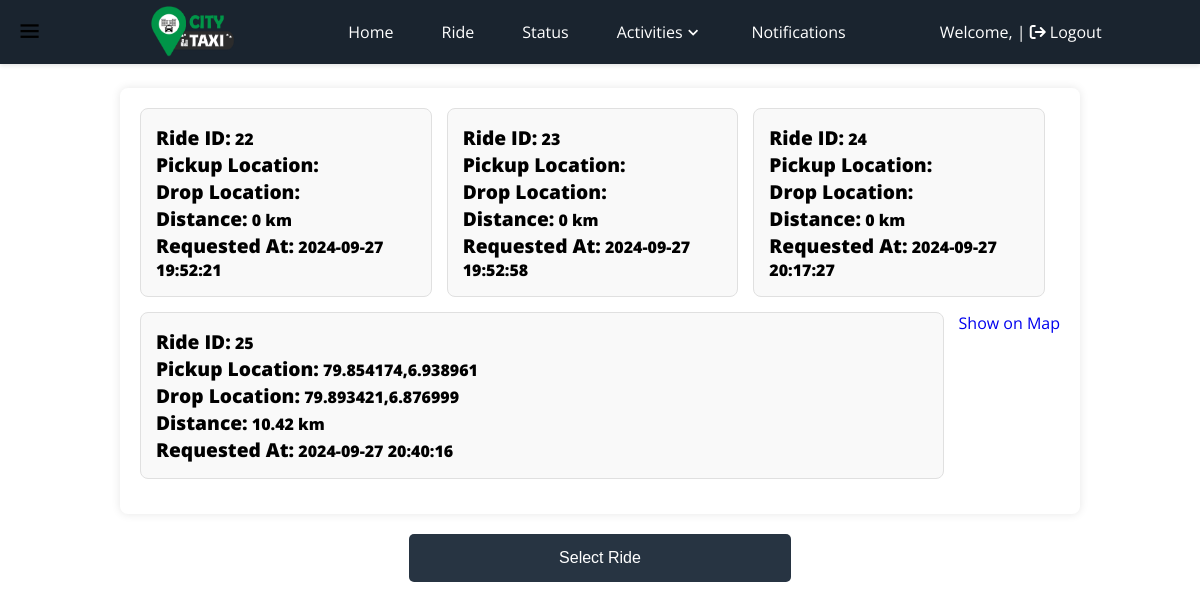
Screenshot of /Drivers/backend/ride/requestedRides.php (signed in) with the database file from the repository.
### tables this page shows
CREATE TABLE `ride` (
  `rideID` int(11) NOT NULL,
  `pickupLocation` varchar(255) NOT NULL,
  `dropLocation` varchar(255) NOT NULL,
  `distance` float NOT NULL,
  `fare` float NOT NULL,
  `passengerID` varchar(255) NOT NULL,
  `driverID` int(11) NOT NULL,
  `requestAt` timestamp NOT NULL DEFAULT current_timestamp() ON UPDATE current_timestamp(),
  `rideStatus` varchar(150) NOT NULL,
  `passengerType` varchar(255) NOT NULL,
  `passengerMobile` int(11) NOT NULL
);

### Drivers/backend/ride/requestedRides.php (the view, shortened to what this page needs)
<!DOCTYPE html>
<html lang="en">
<head>
    <link rel="stylesheet" href="../Sass/NavBarDriver.min.css" />
    <link rel="stylesheet" href="Sass/requestedRides.min.css">
    <link
      href="https://cdn.jsdelivr.net/npm/boxicons@2.0.5/css/boxicons.min.css"
      rel="stylesheet"
    />
    <link
      rel="stylesheet"
      href="https://cdnjs.cloudflare.com/ajax/libs/font-awesome/6.5.1/css/all.min.css"
    />
</head>
<body>
    <header class="header">
      <i class="bx bx-menu header__toggle" id="header-toggle"></i>
      <nav class="nav" id="nav-menu">
        <div class="nav__content bd-grid">
          <a href="" class="nav__perfil">
            <div class="nav__img">
              <img src="assets/img/perfil.jpg" alt="" />
            </div>
            <div>
            <img src="../../../City-Taxi.png" alt="" style="width: 85px; height: 60px" />
            </div>
          </a>
          <div class="nav__menu">
            <ul class="nav__list">
              <li class="nav__item">
                <a href="../HomeDriver.php" class="nav__link">Home</a>
              </li>
              <li class="nav__item">
                <a href="#" class="nav__link">Ride</a>
              </li>
              <li class="nav__item">
                <a href="../statusDriver.php" class="nav__link">Status</a>
              </li>
              <li class="nav__item dropdown">
                <a href="#" class="nav__link dropdown__link"
                  >Activities <i class="bx bx-chevron-down dropdown__icon"></i
                ></a>
              </li>
              <li class="nav__item">
                <a href="NotificationDriver.php" class="nav__link">Notifications</a>
              </li>
              <li class="nav__item" style="margin-left:70px">
                <a href="ProfileDriver.php" class="nav__link">
                  <?php
                    if (isset($_SESSION['loggedin']) && $_SESSION['loggedin'] == true) {
                        echo "Welcome, " . htmlspecialchars($_SESSION['firstName']);
                    } else {
                        echo '<a href="login.php" style="color: white;">Login</a>';
                    }
                  ?>
                </a>
              </li>
              <li class="nav__item" style="margin-left:-20px">
                <a href="../driversLogin.html" class="nav__link"> | <i class="fa fa-sign-out" aria-hidden="true"></i> Logout</a>
              </li>
            </ul>
          </div>
        </div>
      </nav>
    </header>
    <br><br><br><br>
</body>
</html>
<?php
include '../dbConnection.php';
if (isset($_SESSION['loggedin']) && $_SESSION['loggedin'] == true) {
    $driverID = htmlspecialchars($_SESSION['driverID']);
} else {
    echo 'Please login to the system.';
    exit;
}
$sql = "SELECT * FROM ride WHERE driverID = '$driverID'";
$result = $conn->query($sql);
if ($result->num_rows > 0) {
    echo '<form method="GET" action="showProcess.php">  ';
    echo '<div class="ride-request-list">';
    while ($row = $result->fetch_assoc()) {
      $rideID =  htmlspecialchars($row["rideID"]);
        echo '<div class="ride-request-item" onclick="selectRide(this)">';
        echo '<span style="font-weight: 900;">Ride ID:</span> ' . htmlspecialchars($row["rideID"]) . '<br>';
        echo '<span style="font-weight: 900;">Pickup Location:</span> ' . htmlspecialchars($row["pickupLocation"]) . '<br>';
        echo '<span style="font-weight: 900;">Drop Location:</span> ' . htmlspecialchars($row["dropLocation"]) . '<br>';
        echo '<span style="font-weight: 900;">Distance:</span> ' . htmlspecialchars($row["distance"]) . ' km<br>';
        echo '<span style="font-weight: 900;">Requested At:</span> ' . htmlspecialchars($row["requestAt"]) . '<br>';
        echo '</div>';
    }
    echo '<a href="mapShowLocationCus.php?rideID=' . $rideID . '">Show on Map</a>';
    echo '</div>';
    echo '<button type="submit">Select Ride</button>';
    echo '</form>';
} else {
    echo "No rides found for this driver.";
}
?>

### rows the page displays
ride: rideID "22", distance "0", requestAt "2024-09-27 19:52:21"
ride: rideID "23", distance "0", requestAt "2024-09-27 19:52:58"
ride: rideID "24", distance "0", requestAt "2024-09-27 20:17:27"
ride: rideID "25", pickupLocation "79.854174,6.938961", dropLocation "79.893421,6.876999", distance "10.42", requestAt "2024-09-27 20:40:16"
